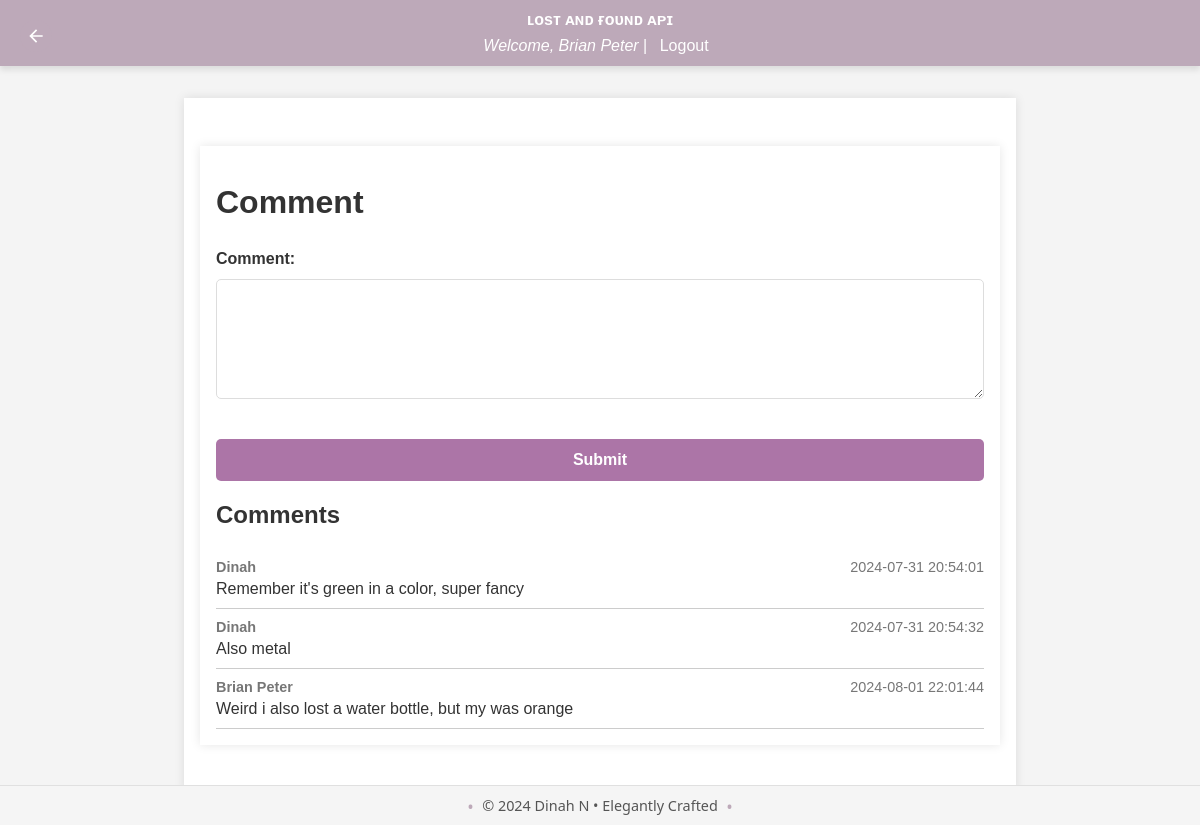
The app's page /report/comments/provide/3 (signed in) with its own data.
### app/models/user.py (models this page shows, shortened)
class User(db.Model, UserMixin):
    id = db.Column(db.Integer, primary_key=True)
    username = db.Column(db.String(150), unique=True, nullable=False)
    email = db.Column(db.String(150), unique=True, nullable=False)
    password_hash = db.Column(db.String(150), nullable=False)
    role = db.Column(db.String(50), nullable=False, default='user')
    lost_reports = db.relationship('LostReport', back_populates='user', lazy=True)
    found_reports = db.relationship('FoundReport', back_populates='user', lazy=True)
    claims = db.relationship('Claim', back_populates='claim_user', lazy=True)
    rewards_received = db.relationship('Reward', foreign_keys='Reward.receiver_id', back_populates='receiver', lazy=True)
    rewards_paid = db.relationship('Reward', foreign_keys='Reward.payer_id', back_populates='payer', lazy=True)
    reset_tokens = db.relationship('PasswordResetToken', back_populates='user', lazy=True)
    comments = db.relationship('Comment', back_populates='user')
    @property
    def password(self):
        raise AttributeError('password is not a readable attribute')

### app/models/comment.py (models this page shows)
class Comment(db.Model):
    id = db.Column(db.Integer, primary_key=True)
    user_id = db.Column(db.Integer, db.ForeignKey('user.id'), nullable=False)
    item_id = db.Column(db.Integer, db.ForeignKey('item.id'), nullable=False)
    content = db.Column(db.Text, nullable=False)
    timestamp = db.Column(db.DateTime, default=db.func.current_timestamp(), nullable=False)
    user = db.relationship('User', back_populates='comments')
    item = db.relationship('Item', back_populates='comments')

### app/routes/report.py (the view, shortened to what this page needs)
@bp.route('/comments/provide/<int:item_id>', methods=['GET', 'POST'])
@login_required
def provide_comment(item_id):
    comments = Comment.query.filter_by(item_id=item_id).all()
    return render_template('add_comment.html', item_id=item_id, comments=comments)

### app/__init__.py (called while the page is built)
def create_app():
    app = Flask(__name__)
    load_dotenv()
    app.config['SECRET_KEY'] = os.environ.get('FLASK_SECRET_KEY', secrets.token_hex(16))
    app.config.from_object('config.Config')
    app.config.from_pyfile('config.py', silent=True)
    register_extensions(app)
    register_blueprints(app)
    configure_cors(app)
    @app.before_request
    def method_override():
        if request.method == 'POST':
            method = request.form.get('_method')
            if method:
                method = method.upper()
                if method in ['PUT', 'DELETE']:
                    request.environ['REQUEST_METHOD'] = method
    return app

def register_extensions(app):
    db.init_app(app)
    migrate.init_app(app, db)
    bcrypt.init_app(app)
    login_manager.init_app(app)
    mail.init_app(app)
    @login_manager.user_loader
    def load_user(user_id):
        return user.User.query.get(int(user_id))

### app/templates/add_comment.html (shortened to what this page needs)
{% extends 'base.html' %}
{% block content %}
<main>
    <a href="{{ url_for('user.dashboard') }}" class="back-button" title="Back to Dashboard">
        <svg xmlns="http://www.w3.org/2000/svg" viewBox="0 0 24 24" fill="currentColor" width="24" height="24">
            <path d="M20 11H7.83l5.59-5.59L12 4l-8 8 8 8 1.41-1.41L7.83 13H20v-2z"/>
        </svg>
    </a>
    <h1>Comment</h1>
    <form action="{{ url_for('report.provide_comment', item_id=item_id) }}" method="post">
        <div class="form-group">
            <label for="content">Comment:</label>
            <textarea id="content" name="content" class="form-control" required></textarea>
        </div>
        <button type="submit" class="btn">Submit</button>
    </form>
    <section class="comments-section">
        <h2>Comments</h2>
        {% for comment in comments %}
            <div class="comment">
                <div class="comment-header">
                    <span class="comment-username">{{ comment.user.username }}</span>
                    <span class="comment-timestamp">{{ comment.timestamp.strftime('%Y-%m-%d %H:%M:%S') }}</span>
                </div>
                <div class="comment-content">
                    {{ comment.content }}
                </div>
            </div>
        {% else %}
            <p>No comments yet. Be the first to comment!</p>
        {% endfor %}
    </section>
</main>
{% endblock %}

### app/templates/base.html (shortened to what this page needs)
<!DOCTYPE html>
<html lang="en">
<head>
    <link rel="stylesheet" href="{{ url_for('static', filename='styles.css') }}">
</head>
<body>
    <header>
        <h1>ʟᴏsᴛ ᴀɴᴅ ғᴏᴜɴᴅ ᴀᴘɪ</h1>
        {% if current_user.is_authenticated %}
            <p><i>Welcome, {{ current_user.username }}</i> | <a href="{{ url_for('auth.logout') }}">Logout</a></p>
        {% else %}
            <p>
                <a href="{{ url_for('auth.login') }}">Login</a> |
                <a href="{{ url_for('auth.register') }}">Sign Up</a>
            </p>
        {% endif %}
    </header>
    <main>
        {% block content %}{% endblock %}
    </main>
    <footer>
        <p>&copy; 2024 Dinah N • Elegantly Crafted</p>
    </footer>
</body>
</html>

### app/static/styles.css (style rules this page uses)
body { font-family: 'Roboto', sans-serif; margin: 0; padding: 0; background-color: #f9f9f9; color: #333; }
.back-button { position: absolute; top: 20px; left: 20px; background-color: #bda9b9; color: white; width: 32px; height: 32px; border-radius: 50%; display: flex; justify-content: center; align-items: center; text-decoration: none; transition: background-color 0.3s ease; }
.back-button svg { width: 20px; height: 20px; }
header { background-color: #e7cbe1; color: #ecf0f1; padding: 20px 0; box-shadow: 0 4px 6px rgba(0, 0, 0, 0.1); }
header h1 { margin: 0; text-align: center; font-size: 1.0rem; }
main { padding: 40px; max-width: 1200px; margin: 0 auto; }
.form-group { margin-bottom: 20px; border-radius: 10px; }
.form-group label { display: block; margin-bottom: 8px; font-size: 1rem; font-weight: 600; color: #333; }
.form-control { width: 100%; border-radius: 5px; padding: 12px; border: 1px solid #ddd; border-radius: 5px; font-size: 1rem; color: #333; box-sizing: border-box; transition: border-color 0.3s, box-shadow 0.3s; }
textarea.form-control { height: 120px; resize: vertical; }
.btn { display: inline-block; padding: 12px 20px; border: none; border-radius: 5px; background-color: #ac75a7; color: #fff; font-size: 1rem; font-weight: 600; text-align: center; text-decoration: none; cursor: pointer; transition: background-color 0.3s, transform 0.2s; }
footer { background-color: #e7cbe1; color: #ecf0f1; text-align: center; padding: 20px 0; position: fixed; bottom: 0; width: 100%; }
button { border: none; border-radius: 5px; padding: 10px 20px; cursor: pointer; }

### app/templates/base.html (style rules this page uses)
body { font-family: Arial, sans-serif; background-color: #f4f4f4; margin: 0; padding: 0; }
header { background-color: #bda9b9; color: white; padding: 0.7rem; text-align: center; }
header p { margin: 0.5rem 0 0; }
header a { color: white; text-decoration: none; margin: 0 0.5rem; }
main { max-width: 800px; margin: 2rem auto; padding: 1rem; background-color: white; box-shadow: 0 0 10px rgba(0, 0, 0, 0.1); }
form { display: flex; flex-direction: column; }
form label { margin-top: 0.5rem; }
form input, form textarea, form select { padding: 0.5rem; margin-top: 0.2rem; }
form button { margin-top: 1rem; padding: 0.3rem; background-color: #daa0da; color: white; border: none; cursor: pointer; }
footer { background-color: whitesmoke; text-align: center; padding: 10px 0; font-family: 'Segoe UI', Tahoma, Geneva, Verdana, sans-serif; font-size: 0.9em; color: #555; border-top: 1px solid #e0e0e0; }
footer p { margin: 0; display: inline-block; position: relative; }
footer p::before, footer p::after { content: "•"; color: #bda9b9; font-size: 1.2em; position: absolute; top: 50%; transform: translateY(-50%); }
footer p::before { left: -15px; }
footer p::after { right: -15px; }

### app/templates/add_comment.html (style rules this page uses)
.back-button { position: absolute; top: 20px; left: 20px; background-color: #bda9b9; color: white; width: 32px; height: 32px; border-radius: 50%; display: flex; justify-content: center; align-items: center; text-decoration: none; transition: background-color 0.3s ease; }
.back-button svg { width: 20px; height: 20px; }
.comments-section { margin-top: 20px; }
.comment { border-bottom: 1px solid #ccc; padding: 10px 0; }
.comment-header { font-size: 0.9em; color: #777; }
.comment-username { font-weight: bold; }
.comment-timestamp { float: right; }
.comment-content { margin-top: 5px; }

### records on screen
User: username "Brian Peter"
Comment: user.username "Dinah", timestamp "2024-07-31 20:54:01", content "Remember it's green in a color, super fancy"
Comment: user.username "Dinah", timestamp "2024-07-31 20:54:32", content "Also metal"
Comment: user.username "Brian Peter", timestamp "2024-08-01 22:01:44", content "Weird i also lost a water bottle, but my was orange"
